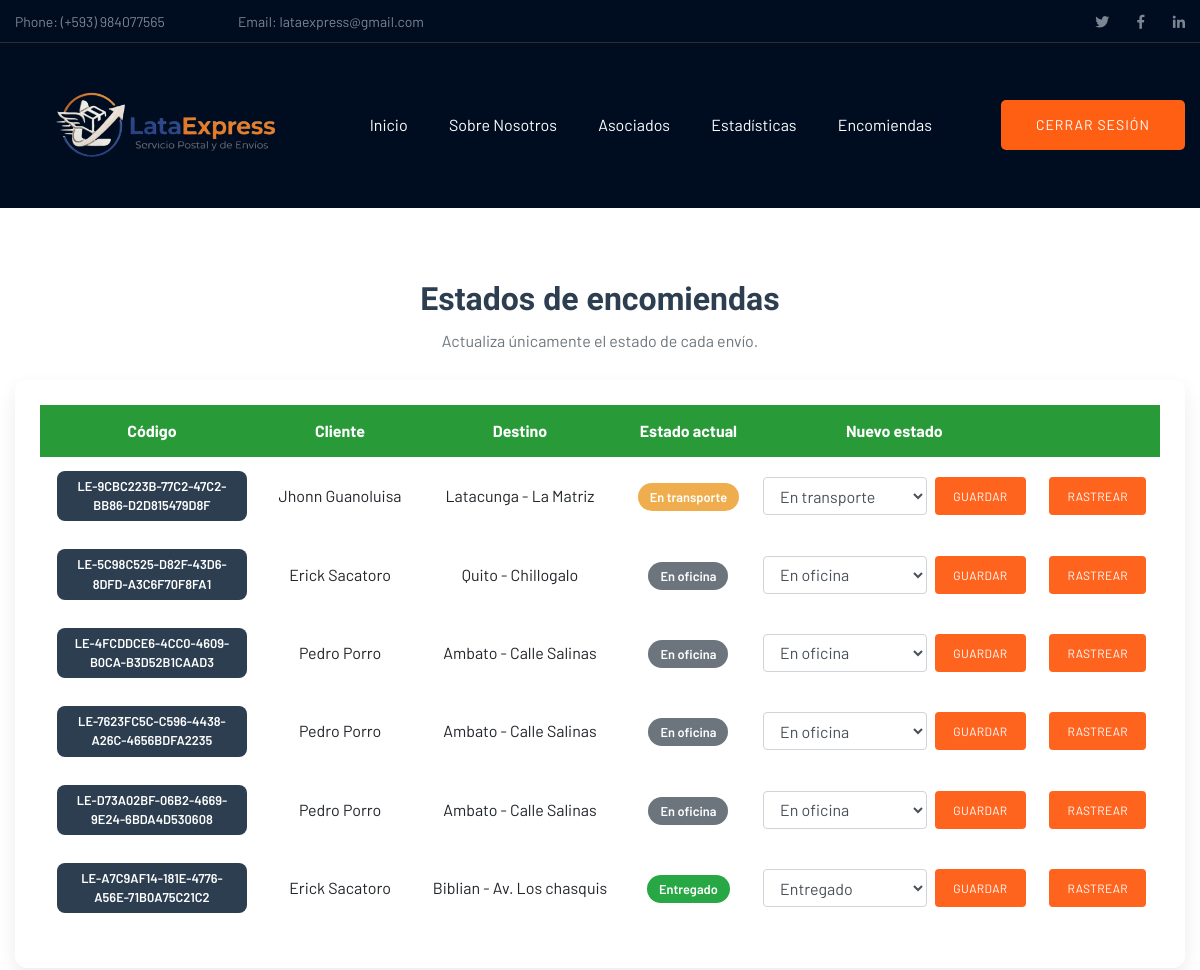
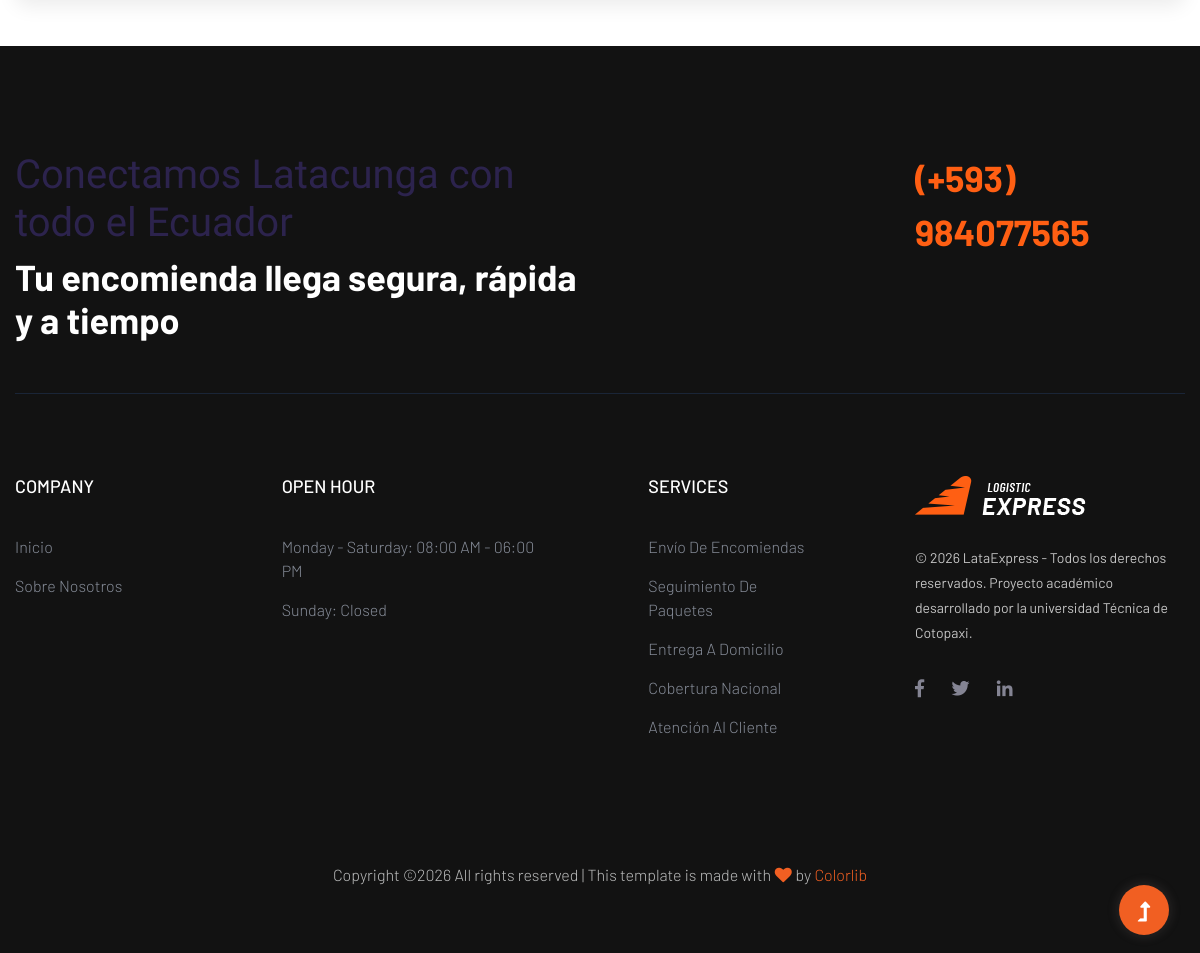
Screenshot of /actualizar_estados/ (signed in) with the database file from the repository (2 pictures, top to bottom).
### Envio/models.py (models this page shows, shortened)
class Encomienda(models.Model):
    ESTADOS = [
        ('OFICINA', 'En oficina'),
        ('TRANSPORTE', 'En transporte'),
        ('ENTREGADO', 'Entregado'),
    ]
    TRANSPORTE = [
        ('BUS', 'Bus'),
        ('CAMIONETA', 'Camioneta'),
        ('MOTO', 'Moto'),
    ]
    codigo = models.UUIDField(default=uuid.uuid4, editable=False, unique=True)
    cliente = models.ForeignKey(Cliente, on_delete=models.CASCADE)
    destino = models.ForeignKey(Destino, on_delete=models.CASCADE)
    descripcion = models.TextField()
    peso = models.FloatField()
    precio = models.DecimalField(max_digits=8, decimal_places=2)
    nombre_destinatario = models.CharField(max_length=150)
    cedula_destinatario = models.CharField(max_length=10)
    email_destinatario = models.EmailField()
    telefono_destinatario = models.CharField(max_length=15)
    estado = models.CharField(max_length=20, choices=ESTADOS, default='OFICINA')
    transporte = models.CharField(max_length=20, choices=TRANSPORTE)
    fecha_envio = models.DateTimeField(auto_now_add=True)
    fecha_estimada = models.DateTimeField()

class Cliente(models.Model):
    nombre = models.CharField(max_length=100)
    apellido= models.CharField(max_length=100)
    cedula = models.CharField(max_length=10, unique=True)
    email = models.EmailField()
    telefono = models.CharField(max_length=10)

class Destino(models.Model):
    ciudad = models.CharField(max_length=100)
    direccion = models.CharField(max_length=200)
    codigo_postal = models.CharField(max_length=6)
    nombre_destinatario = models.CharField(max_length=100, null=True, blank=True)
    cedula_destinatario = models.CharField(max_length=10, null=True, blank=True)
    email_destinatario = models.EmailField(null=True, blank=True)
    telefono_destinatario = models.CharField(max_length=15, null=True, blank=True)

### Envio/views.py (the view, shortened to what this page needs)
# urls.py: path('actualizar_estados/', views.actualizar_estados),
@requiere_admin_o_transportista
def actualizar_estados(request):
    encomiendas = Encomienda.objects.select_related('cliente', 'destino').all().order_by('-fecha_envio')
    return render(request, 'actualizar_estados.html', {
        'encomiendas': encomiendas,
        'estados': Encomienda.ESTADOS,
    })

### Envio/views.py (called while the page is built)
def es_admin(user):
    return user.is_authenticated and (
        user.is_superuser or user.groups.filter(name='admin').exists()
    )

def requiere_admin_o_transportista(view_func):
    return user_passes_test(
        lambda user: es_admin(user) or es_transportista(user),
        login_url='/login/'
    )(view_func)

### Envio/templates/actualizar_estados.html (shortened to what this page needs)
{% extends "plantillaPrincipal.html" %}
{% load static %}
{% block contenido %}
<div class="container mt-4 mb-5">
    <h2 class="titulo-estados">Estados de encomiendas</h2>
    <p class="text-center text-muted mb-4">Actualiza únicamente el estado de cada envío.</p>
    <div class="contenedor-estados">
        <table id="tbl_estados" class="table table-borderless align-middle tabla-estados" style="width:100%">
            <thead>
                <tr>
                    <th>Código</th>
                    <th>Cliente</th>
                    <th>Destino</th>
                    <th>Estado actual</th>
                    <th>Nuevo estado</th>
                    <th></th>
                </tr>
            </thead>
            <tbody>
                {% for encomienda in encomiendas %}
                    <tr>
                        <td><span class="badge-codigo">LE-{{ encomienda.codigo|slice:":8"|upper }}</span></td>
                        <td>{{ encomienda.cliente.nombre }} {{ encomienda.cliente.apellido }}</td>
                        <td>{{ encomienda.destino.ciudad }} - {{ encomienda.destino.direccion }}</td>
                        <td>
                            {% if encomienda.estado == 'OFICINA' %}
                                <span class="badge-estado badge-oficina">En oficina</span>
                            {% elif encomienda.estado == 'TRANSPORTE' %}
                                <span class="badge-estado badge-transporte">En transporte</span>
                            {% elif encomienda.estado == 'ENTREGADO' %}
                                <span class="badge-estado badge-entregado">Entregado</span>
                            {% endif %}
                        </td>
                        <td>
                            <form method="post" action="/actualizar_estados/" class="form-estado">
                                <select name="estado" class="form-control" aria-label="Estado de la encomienda">
                                    {% for valor, etiqueta in estados %}
                                        <option value="{{ valor }}" {% if encomienda.estado == valor %}selected{% endif %}>{{ etiqueta }}</option>
                                    {% endfor %}
                                </select>
                                <button type="submit" class="btn-guardar">Guardar</button>
                            </form>
                        </td>
                        <td><a href="/rastrear_encomienda/" class="btn-rastrear">Rastrear</a></td>
                    </tr>
                {% empty %}
                    <tr>
                        <td colspan="6" class="text-center py-4">No hay encomiendas registradas.</td>
                    </tr>
                {% endfor %}
            </tbody>
        </table>
    </div>
</div>
{% endblock %}

### Envio/templates/actualizar_estados.html (style rules this page uses)
.titulo-estados { text-align: center; font-weight: 600; color: #2c3e50; }
.contenedor-estados { background: #fff; padding: 25px; border-radius: 12px; box-shadow: 0 8px 20px rgba(0,0,0,0.08); width: 100%; overflow-x: auto; }
.tabla-estados { min-width: 850px; }
.tabla-estados thead { background-color: #289b38; color: #fff; }
.tabla-estados td, .tabla-estados th { vertical-align: middle; text-align: center; padding: 14px 10px; }
.badge-codigo { background-color: #2c3e50; color: #fff; padding: 6px 10px; border-radius: 8px; font-size: .8rem; font-weight: 600; display: inline-block; max-width: 190px; overflow-wrap: anywhere; }
.badge-estado { padding: 6px 12px; border-radius: 20px; font-size: .8rem; font-weight: 600; white-space: nowrap; }
.badge-oficina { background-color: #6c757d; color: #fff; }
.badge-transporte { background-color: #f0ad4e; color: #fff; }
.badge-entregado { background-color: #28a745; color: #fff; }
.form-estado { display: flex; align-items: center; justify-content: center; gap: 8px; min-width: 245px; }
.form-estado select { min-width: 145px; }
.btn-guardar, .btn-rastrear { border: 0; border-radius: 4px; color: #fff; padding: 10px 18px; font-size: .75rem; text-transform: uppercase; letter-spacing: .4px; }
.btn-guardar { background: #ff641f; }
.btn-rastrear { background: #ff641f; text-decoration: none; display: inline-block; }

### rows the page displays
Encomienda: codigo "9CBC223B-77C2-47C2-BB86-D2D815479D8F", cliente.nombre "Jhonn", cliente.apellido "Guanoluisa", destino.ciudad "Latacunga", destino.direccion "La Matriz", shows "En transporte", estado "En transporte"
Encomienda: codigo "5C98C525-D82F-43D6-8DFD-A3C6F70F8FA1", cliente.nombre "Erick", cliente.apellido "Sacatoro", destino.ciudad "Quito", destino.direccion "Chillogalo", shows "En oficina", estado "En oficina"
Encomienda: codigo "4FCDDCE6-4CC0-4609-B0CA-B3D52B1CAAD3", cliente.nombre "Pedro", cliente.apellido "Porro", destino.ciudad "Ambato", destino.direccion "Calle Salinas", shows "En oficina", estado "En oficina"
Encomienda: codigo "7623FC5C-C596-4438-A26C-4656BDFA2235", cliente.nombre "Pedro", cliente.apellido "Porro", destino.ciudad "Ambato", destino.direccion "Calle Salinas", shows "En oficina", estado "En oficina"
Encomienda: codigo "D73A02BF-06B2-4669-9E24-6BDA4D530608", cliente.nombre "Pedro", cliente.apellido "Porro", destino.ciudad "Ambato", destino.direccion "Calle Salinas", shows "En oficina", estado "En oficina"
Encomienda: codigo "A7C9AF14-181E-4776-A56E-71B0A75C21C2", cliente.nombre "Erick", cliente.apellido "Sacatoro", destino.ciudad "Biblian", destino.direccion "Av. Los chasquis", shows "Entregado", estado "Entregado"
